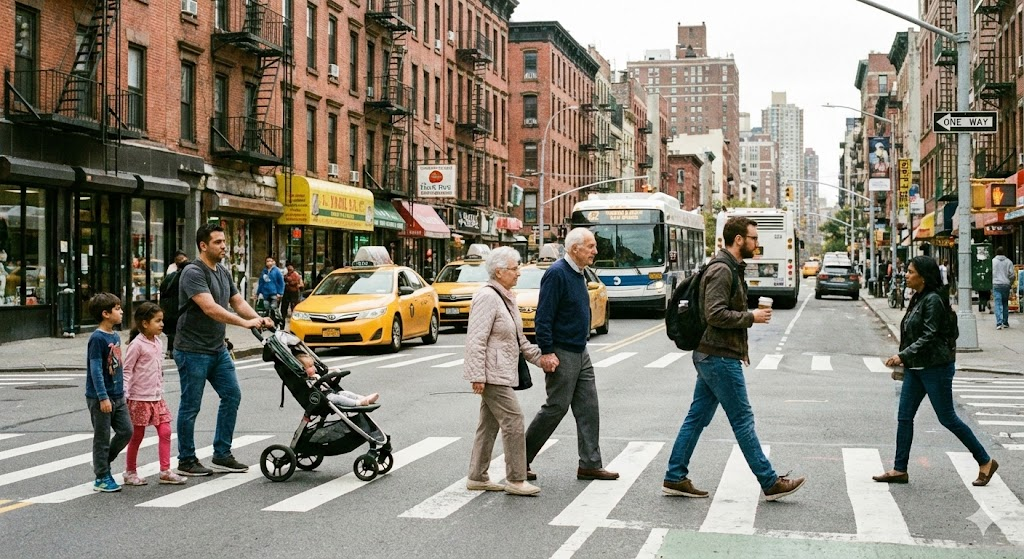
#> input picture Street.jpg, 1024 x 559 px
$ jupyter execute Beispiel5_Teil1_HOG.ipynb
#> lines starting #> are read from the running program, lines starting #| are printed output that depends on the picture; after the words box and inside, x2 and y2 are one past the last pixel; in counts of white or black regions, pixels touching at a corner belong together
[cell 1]
# Der "alte" HOG-Detektor

import cv2
import matplotlib.pyplot as plt

# 1. Bild laden (Bibliothek)
img_gray = cv2.imread('Street.jpg', cv2.IMREAD_GRAYSCALE)
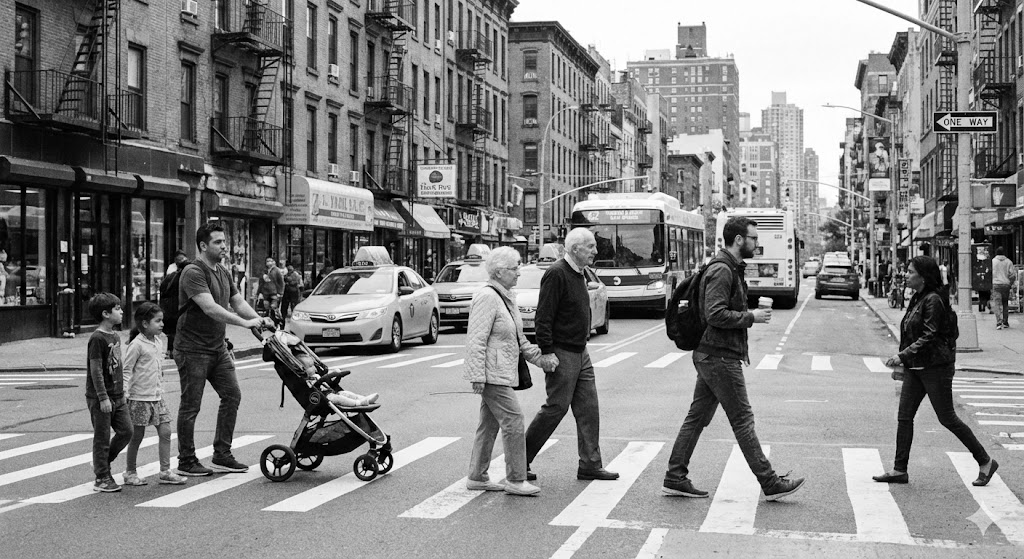
#> img_gray: shape (559, 1024); min 0, max 255, mean 131.1
#img_gray = cv2.imread('library.jpg', cv2.IMREAD_GRAYSCALE)
#img_gray = cv2.imread('beatles.jpg', cv2.IMREAD_GRAYSCALE)
#img_gray = cv2.imread('Grasshopper.png', cv2.IMREAD_GRAYSCALE)

# 2. HOG Deskriptor & Detektor initialisieren (Vortrainiert von OpenCV)
hog = cv2.HOGDescriptor()
hog.setSVMDetector(cv2.HOGDescriptor_getDefaultPeopleDetector())

# 3. Sliding Window Detection (passiert intern in detectMultiScale)
# winStride: Wie weit springt das Fenster? (Größer = Schneller, aber ungenauer)
# scale: Wie stark wird das Bild skaliert für die Pyramide?
found_boxes, weights = hog.detectMultiScale(img_gray, winStride=(8,8), padding=(32,32), scale=1.05)
#> found_boxes = [[30, 224, 68, 136], [491, 192, 156, 312], [48, 269, 127, 253], [844, 194, 163, 326], [129, 214, 152, 303], [409, 215, 167, 335], [620, 154, 202, 404]]; weights = [1.02, 1.18, 0.564, 1.26, 0.732, 0.302, 0.809]

print(f"Gefundene Personen: {len(found_boxes)}")
#| Gefundene Personen: 7

# 4. Boxen zeichnen
img_result = img_gray.copy()
for (x, y, w, h) in found_boxes:
    cv2.rectangle(img_result, (x, y), (x+w, y+h), (0, 255, 0), 3)
#> this loop made 7 passes
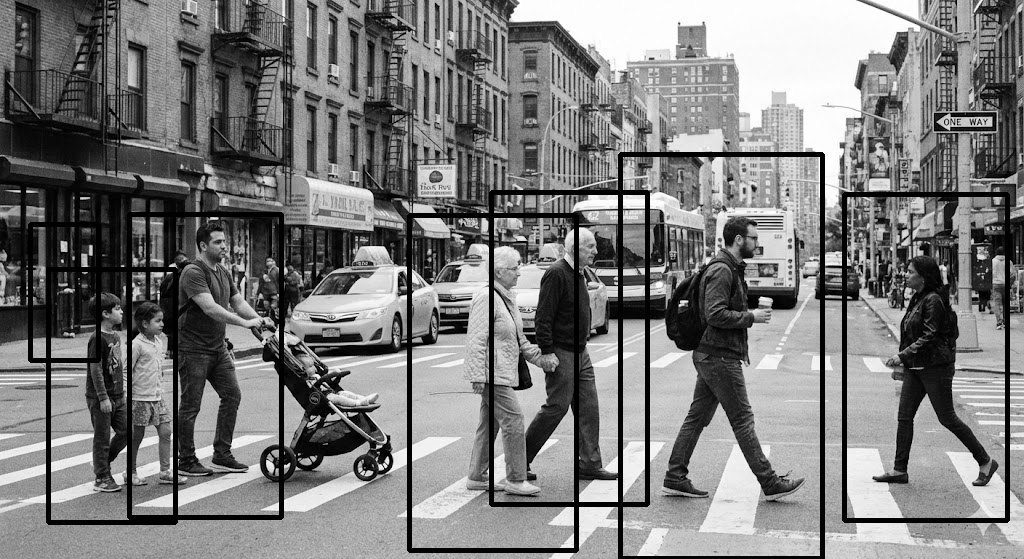
#> img_result: shape (559, 1024); 5.28% of pixels changed, all inside (x1, y1, x2, y2) = (28, 152, 1010, 559)

plt.figure(figsize=(10, 6))
plt.imshow(img_result)
plt.title("Klassisch: HOG + SVM Detektion")
plt.axis("off")
plt.show()

# DISKUSSION:
# Seht ihr Fehler? (False Positives, übersehene Personen?)
# Wie lange hat es gedauert im Vergleich zu YOLO?

$ run again, with library.jpg copied over Street.jpg
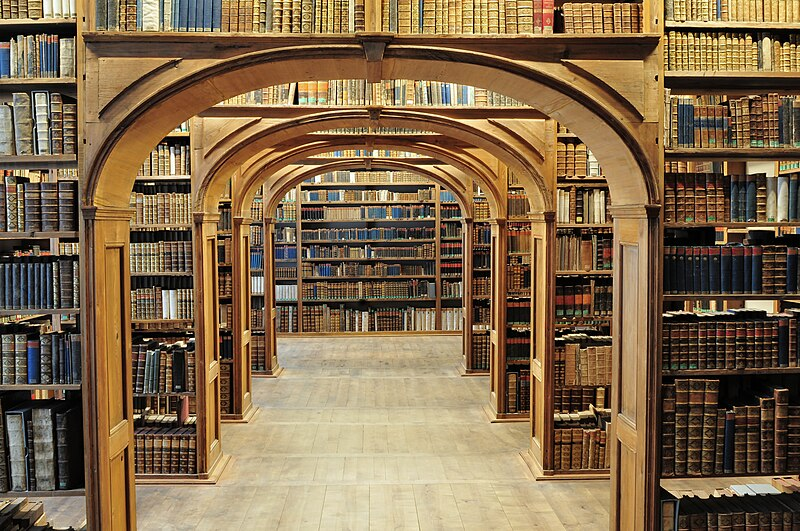
#> input picture library.jpg, 800 x 531 px
#> `img_gray = cv2.imread('Street.jpg', cv2.IMREAD_GRAYSCALE)`:
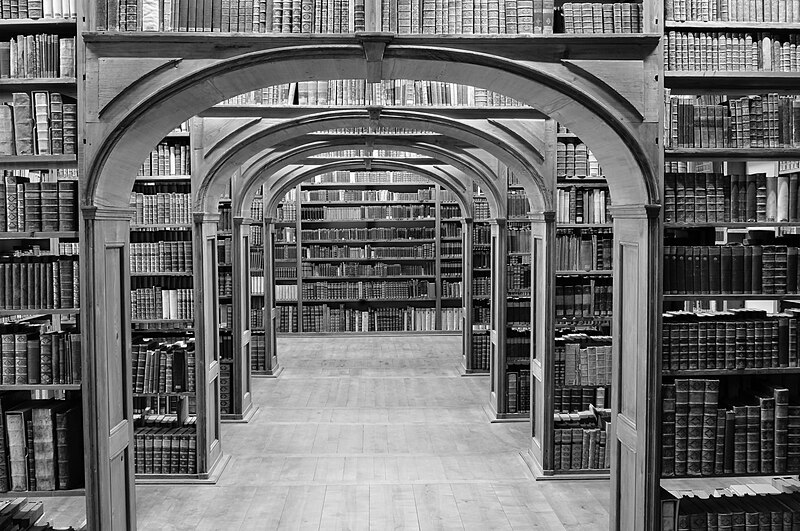
#> img_gray: shape (531, 800); min 0, max 255, mean 109.1
#> found_boxes = ()
#| Gefundene Personen: 0

$ run again, with Grasshopper.png saved as Street.jpg
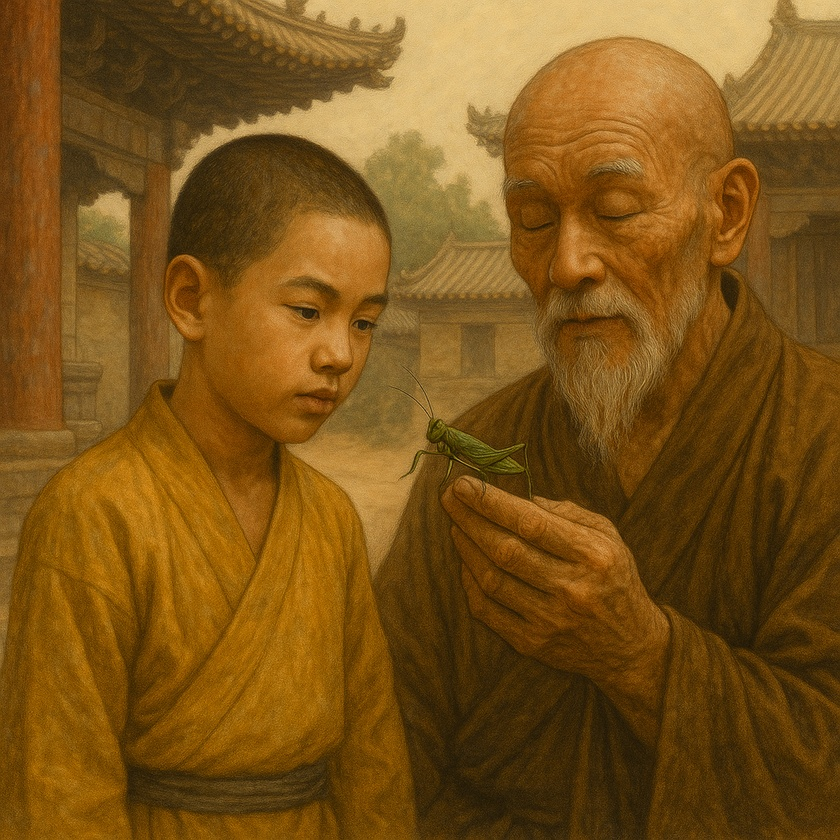
#> input picture Grasshopper.png, 840 x 840 px, shrunk from 1024 x 1024 before the run
#> `img_gray = cv2.imread('Street.jpg', cv2.IMREAD_GRAYSCALE)`:
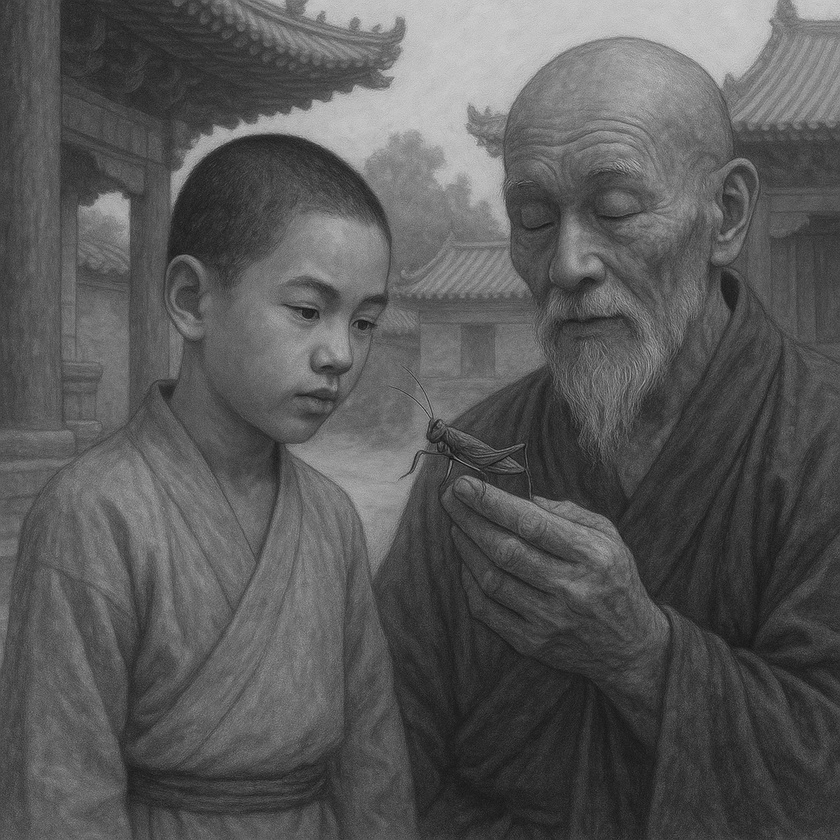
#> img_gray: shape (840, 840); min 7, max 213, mean 88.8
#> found_boxes = ()
#| Gefundene Personen: 0
